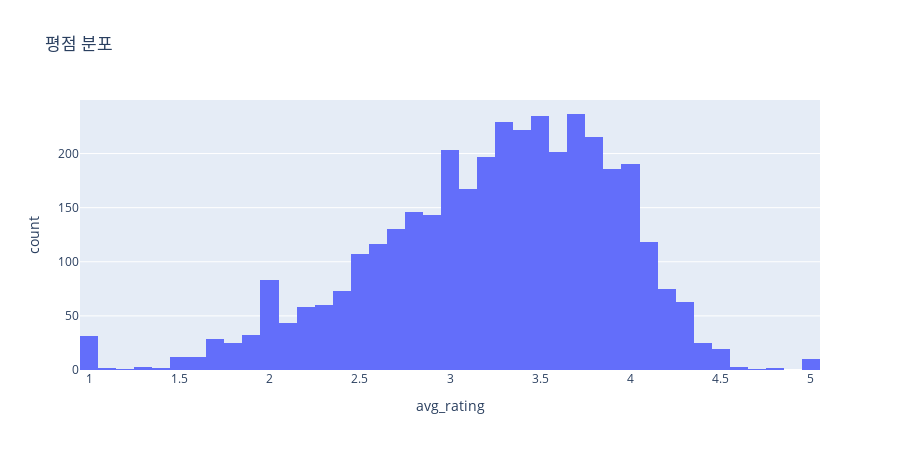

Notebook source saved alongside this figure:
### Markdown cell above
각 영화별로 평균 평점이 나온 것을 확인할 수 있습니다. 이걸 시각화해 볼까요?

⭐ 평점 분포

평균 평점별 영화 수를 히스토그램으로 그려봅시다.

- x축: 평균 평점
- y축: 개수

### Code cell
# plotly 버전
px.histogram(mv_rating_agg, x='avg_rating', height=450, title='평점 분포')

### Figure 1 — Plotly figure (JSON) as saved in the notebook; plotly's stock layout.template omitted (floating-point values rounded to 4 significant figures; data arrays with more than 128 entries replaced by an {"elided": "..."} marker saying what was removed)
{"data": [{"alignmentgroup": "True", "bingroup": "x", "hovertemplate": "avg_rating=%{x}<br>count=%{y}<extra></extra>", "legendgroup": "", "marker": {"color": "#636efa", "pattern": {"shape": ""}}, "name": "", "offsetgroup": "", "orientation": "v", "showlegend": false, "type": "histogram", "x": {"elided": "3706 float values"}, "xaxis": "x", "yaxis": "y"}], "layout": {"barmode": "relative", "height": 450, "legend": {"tracegroupgap": 0}, "title": {"text": "평점 분포"}, "xaxis": {"anchor": "y", "domain": [0, 1], "title": {"text": "avg_rating"}}, "yaxis": {"anchor": "x", "domain": [0, 1], "title": {"text": "count"}}}}
